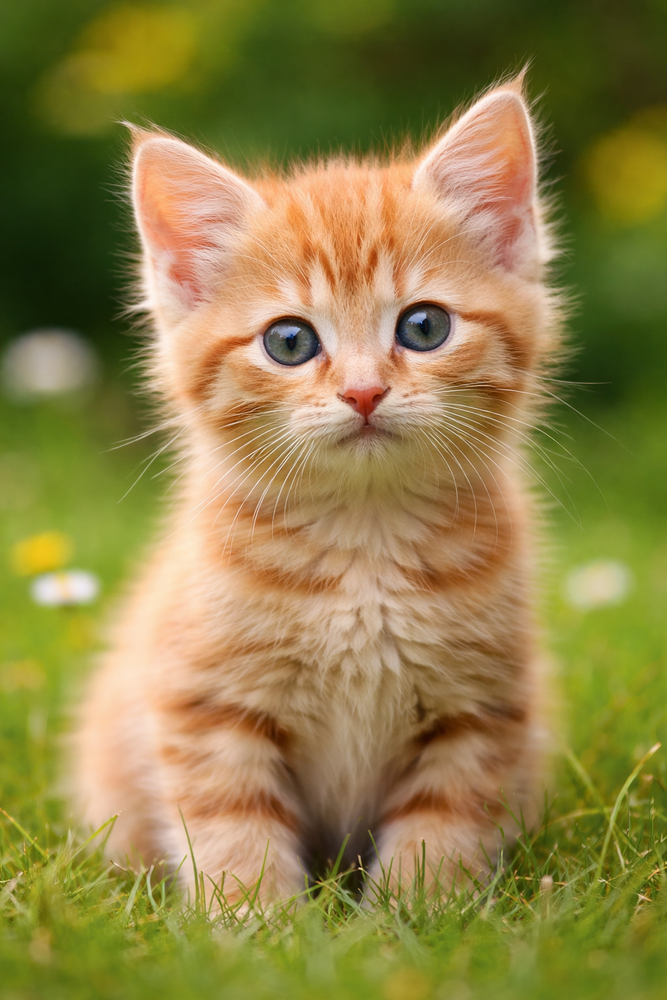
#> input picture sample.png, 667 x 1000 px, shrunk from 1024 x 1536 before the run
$ python OpenCVPixel.py
#> lines starting #> are read from the running program, lines starting #| are printed output that depends on the picture
import cv2
import numpy as np
import matplotlib.pyplot as plt

# 1. Read image
img = cv2.imread("sample.png")
#> img is the input picture: shape (1000, 667, 3); mean B, G, R 71.1, 129.7, 143.3

# 2. Convert to grayscale
gray = cv2.cvtColor(img, cv2.COLOR_BGR2GRAY)
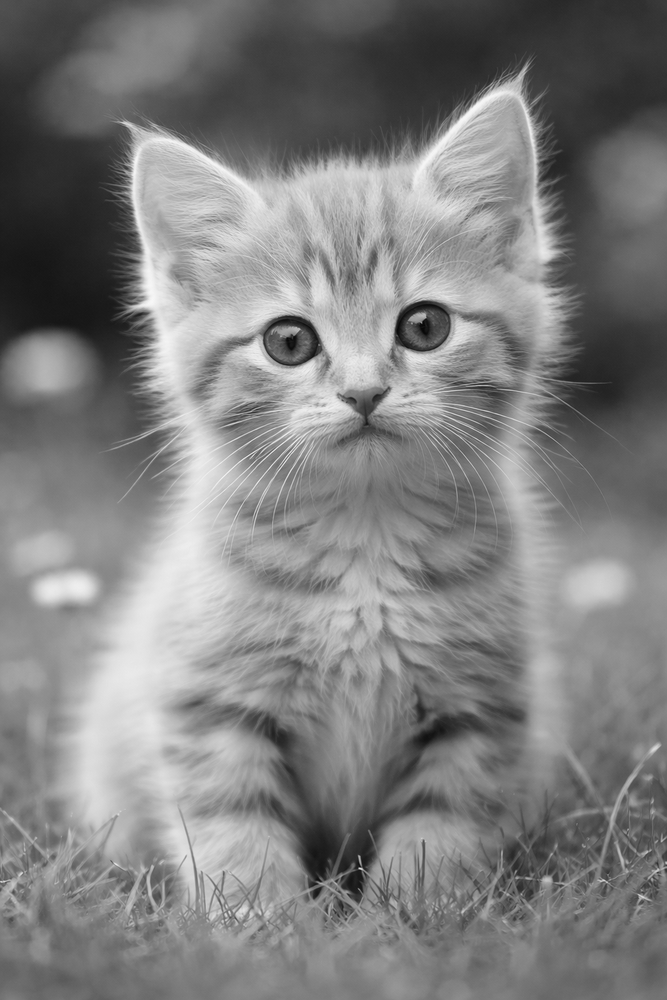
#> gray: shape (1000, 667); min 6, max 247, mean 127.1

# 3. Display image + pixel grid
plt.figure(figsize=(10,5))
plt.subplot(1,2,1); plt.imshow(gray, cmap="gray");
plt.title("Grayscale Image"); plt.axis("off")
plt.subplot(1,2,2); plt.imshow(gray, cmap="gray");
plt.colorbar(label="Pixel Value"); plt.title("Pixel Values")
plt.show()
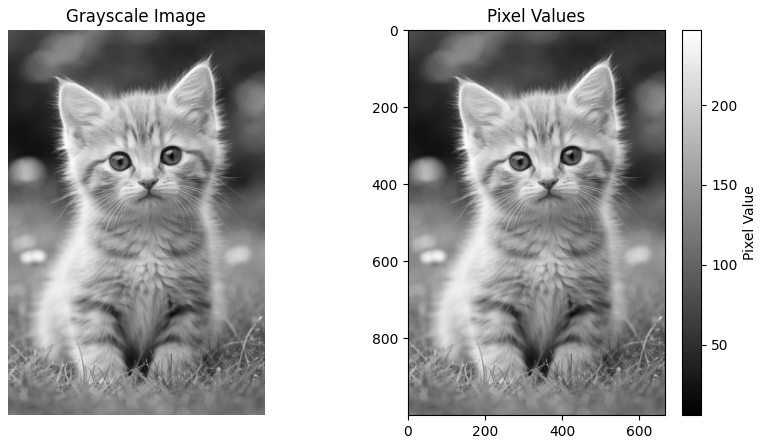
#> figure drawn by matplotlib, 3 panels
